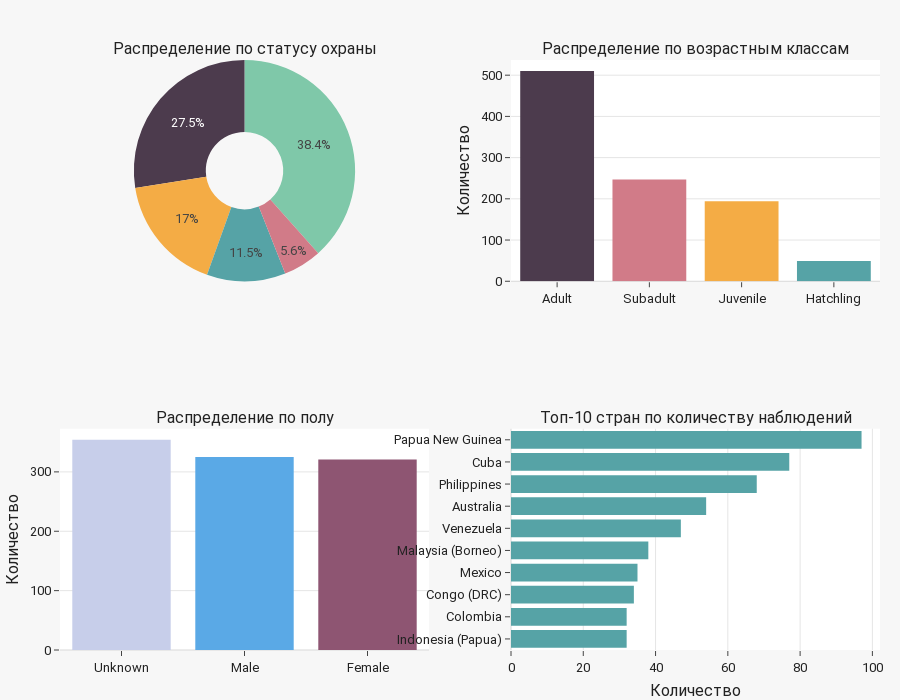

Here is the notebook cell this chart was saved with:
### Markdown cell above
### Выводы по наблюдениям

**Результаты:**
- Количество наблюдений в год распределено равномерно на протяжении всего периода времени, среднее кол-во наблюдений 45 в год

### Code cell
from plotly.subplots import make_subplots

fig = make_subplots(rows=2, cols=2,
                    specs=[[{"type": "domain"}, {"type": "xy"}],
                           [{"type": "xy"}, {"type": "xy"}]],
                    subplot_titles=("Распределение по статусу охраны",
                                    "Распределение по возрастным классам",
                                    "Распределение по полу",
                                    "Топ-10 стран по количеству наблюдений"))

# Conservation Status (pie)
status_counts = df['Conservation Status'].value_counts()
status_labels = status_counts.index.tolist()
status_values = status_counts.values.tolist()
fig.add_trace(
    go.Pie(labels=status_labels, values=status_values, hole=0.35,
           marker=dict(colors=[STATUS_COLOR_MAP.get(s, "#999999") for s in status_labels])),
    row=1, col=1
)

# Age Class (bar)
age_counts = df['Age Class'].value_counts()
fig.add_trace(
    go.Bar(x=age_counts.index, y=age_counts.values,
           marker_color=[AGE_COLOR_MAP.get(a, "#999999") for a in age_counts.index]),
    row=1, col=2
)

# Sex (bar)
sex_counts = df['Sex'].value_counts()
fig.add_trace(
    go.Bar(x=sex_counts.index, y=sex_counts.values,
           marker_color=[SEX_COLOR_MAP.get(s, "#999999") for s in sex_counts.index]),
    row=2, col=1
)

# Top countries (horizontal bar)
country_counts = df['Country/Region'].value_counts().head(10)
fig.add_trace(
    go.Bar(y=country_counts.index[::-1], x=country_counts.values[::-1], orientation='h'),
    row=2, col=2
)

fig.update_layout(height=700, showlegend=False)
fig.update_yaxes(title_text="Количество", row=1, col=2)
fig.update_yaxes(title_text="Количество", row=2, col=1)
fig.update_xaxes(title_text="Количество", row=2, col=2)
fig.show()

### Figure 1 — Plotly figure (JSON) as saved in the notebook; plotly's stock layout.template omitted (floating-point values rounded to 4 significant figures)
{"data": [{"domain": {"x": [0, 0.45], "y": [0.625, 1]}, "hole": 0.35, "labels": ["Least Concern", "Critically Endangered", "Vulnerable", "Data Deficient", "Endangered"], "marker": {"colors": ["#7FC8A9", "#4C3B4D", "#F4AC45", "#56A3A6", "#D17B88"]}, "type": "pie", "values": [384, 275, 170, 115, 56]}, {"marker": {"color": ["#4C3B4D", "#D17B88", "#F4AC45", "#56A3A6"]}, "type": "bar", "x": ["Adult", "Subadult", "Juvenile", "Hatchling"], "xaxis": "x", "y": [510, 247, 194, 49], "yaxis": "y"}, {"marker": {"color": ["#C7CEEA", "#5AA9E6", "#8E5572"]}, "type": "bar", "x": ["Unknown", "Male", "Female"], "xaxis": "x2", "y": [354, 325, 321], "yaxis": "y2"}, {"orientation": "h", "type": "bar", "x": [32, 32, 34, 35, 38, 47, 54, 68, 77, 97], "xaxis": "x3", "y": ["Indonesia (Papua)", "Colombia", "Congo (DRC)", "Mexico", "Malaysia (Borneo)", "Venezuela", "Australia", "Philippines", "Cuba", "Papua New Guinea"], "yaxis": "y3"}], "layout": {"annotations": [{"font": {"size": 16}, "showarrow": false, "text": "Распределение по статусу охраны", "x": 0.225, "xanchor": "center", "xref": "paper", "y": 1, "yanchor": "bottom", "yref": "paper"}, {"font": {"size": 16}, "showarrow": false, "text": "Распределение по возрастным классам", "x": 0.775, "xanchor": "center", "xref": "paper", "y": 1, "yanchor": "bottom", "yref": "paper"}, {"font": {"size": 16}, "showarrow": false, "text": "Распределение по полу", "x": 0.225, "xanchor": "center", "xref": "paper", "y": 0.375, "yanchor": "bottom", "yref": "paper"}, {"font": {"size": 16}, "showarrow": false, "text": "Топ-10 стран по количеству наблюдений", "x": 0.775, "xanchor": "center", "xref": "paper", "y": 0.375, "yanchor": "bottom", "yref": "paper"}], "height": 700, "showlegend": false, "xaxis": {"anchor": "y", "domain": [0.55, 1]}, "xaxis2": {"anchor": "y2", "domain": [0, 0.45]}, "xaxis3": {"anchor": "y3", "domain": [0.55, 1], "title": {"text": "Количество"}}, "yaxis": {"anchor": "x", "domain": [0.625, 1], "title": {"text": "Количество"}}, "yaxis2": {"anchor": "x2", "domain": [0, 0.375], "title": {"text": "Количество"}}, "yaxis3": {"anchor": "x3", "domain": [0, 0.375]}}}
